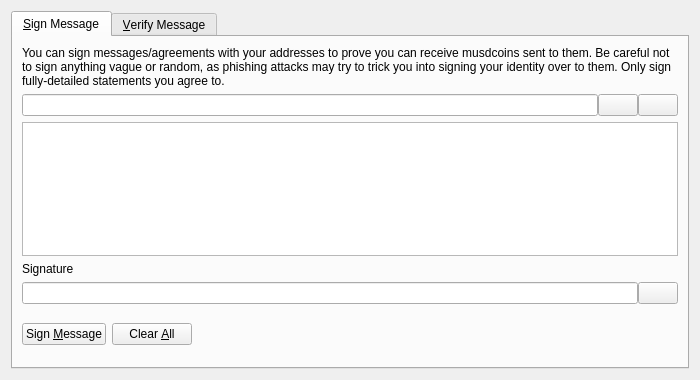
<?xml version="1.0" encoding="UTF-8"?>
<ui version="4.0">
 <class>SignVerifyMessageDialog</class>
 <widget class="QDialog" name="SignVerifyMessageDialog">
  <property name="geometry">
   <rect>
    <x>0</x>
    <y>0</y>
    <width>700</width>
    <height>380</height>
   </rect>
  </property>
  <property name="windowTitle">
   <string>Signatures - Sign / Verify a Message</string>
  </property>
  <property name="modal">
   <bool>true</bool>
  </property>
  <layout class="QVBoxLayout" name="verticalLayout">
   <item>
    <widget class="QTabWidget" name="tabWidget">
     <property name="currentIndex">
      <number>0</number>
     </property>
     <widget class="QWidget" name="tabSignMessage">
      <attribute name="title">
       <string>&amp;Sign Message</string>
      </attribute>
      <layout class="QVBoxLayout" name="verticalLayout_SM">
       <item>
        <widget class="QLabel" name="infoLabel_SM">
         <property name="text">
          <string>You can sign messages/agreements with your addresses to prove you can receive musdcoins sent to them. Be careful not to sign anything vague or random, as phishing attacks may try to trick you into signing your identity over to them. Only sign fully-detailed statements you agree to.</string>
         </property>
         <property name="textFormat">
          <enum>Qt::PlainText</enum>
         </property>
         <property name="wordWrap">
          <bool>true</bool>
         </property>
        </widget>
       </item>
       <item>
        <layout class="QHBoxLayout" name="horizontalLayout_1_SM">
         <property name="spacing">
          <number>0</number>
         </property>
         <item>
          <widget class="QValidatedLineEdit" name="addressIn_SM">
           <property name="toolTip">
            <string>The Musdcoin address to sign the message with</string>
           </property>
          </widget>
         </item>
         <item>
          <widget class="QPushButton" name="addressBookButton_SM">
           <property name="toolTip">
            <string>Choose previously used address</string>
           </property>
           <property name="text">
            <string/>
           </property>
           <property name="icon">
            <iconset resource="../bitcoin.qrc">
             <normaloff>:/icons/address-book</normaloff>:/icons/address-book</iconset>
           </property>
           <property name="shortcut">
            <string>Alt+A</string>
           </property>
           <property name="autoDefault">
            <bool>false</bool>
           </property>
          </widget>
         </item>
         <item>
          <widget class="QPushButton" name="pasteButton_SM">
           <property name="toolTip">
            <string>Paste address from clipboard</string>
           </property>
           <property name="text">
            <string/>
           </property>
           <property name="icon">
            <iconset resource="../bitcoin.qrc">
             <normaloff>:/icons/editpaste</normaloff>:/icons/editpaste</iconset>
           </property>
           <property name="shortcut">
            <string>Alt+P</string>
           </property>
           <property name="autoDefault">
            <bool>false</bool>
           </property>
          </widget>
         </item>
        </layout>
       </item>
       <item>
        <widget class="QPlainTextEdit" name="messageIn_SM">
         <property name="toolTip">
          <string>Enter the message you want to sign here</string>
         </property>
        </widget>
       </item>
       <item>
        <widget class="QLabel" name="signatureLabel_SM">
         <property name="text">
          <string>Signature</string>
         </property>
         <property name="textFormat">
          <enum>Qt::PlainText</enum>
         </property>
        </widget>
       </item>
       <item>
        <layout class="QHBoxLayout" name="horizontalLayout_2_SM">
         <property name="spacing">
          <number>0</number>
         </property>
         <item>
          <widget class="QLineEdit" name="signatureOut_SM">
           <property name="font">
            <font>
             <italic>true</italic>
            </font>
           </property>
           <property name="readOnly">
            <bool>true</bool>
           </property>
          </widget>
         </item>
         <item>
          <widget class="QPushButton" name="copySignatureButton_SM">
           <property name="toolTip">
            <string>Copy the current signature to the system clipboard</string>
           </property>
           <property name="text">
            <string/>
           </property>
           <property name="icon">
            <iconset resource="../bitcoin.qrc">
             <normaloff>:/icons/editcopy</normaloff>:/icons/editcopy</iconset>
           </property>
           <property name="autoDefault">
            <bool>false</bool>
           </property>
          </widget>
         </item>
        </layout>
       </item>
       <item>
        <layout class="QHBoxLayout" name="horizontalLayout_3_SM">
         <item>
          <widget class="QPushButton" name="signMessageButton_SM">
           <property name="toolTip">
            <string>Sign the message to prove you own this Musdcoin address</string>
           </property>
           <property name="text">
            <string>Sign &amp;Message</string>
           </property>
           <property name="icon">
            <iconset resource="../bitcoin.qrc">
             <normaloff>:/icons/edit</normaloff>:/icons/edit</iconset>
           </property>
           <property name="autoDefault">
            <bool>false</bool>
           </property>
          </widget>
         </item>
         <item>
          <widget class="QPushButton" name="clearButton_SM">
           <property name="toolTip">
            <string>Reset all sign message fields</string>
           </property>
           <property name="text">
            <string>Clear &amp;All</string>
           </property>
           <property name="icon">
            <iconset resource="../bitcoin.qrc">
             <normaloff>:/icons/remove</normaloff>:/icons/remove</iconset>
           </property>
           <property name="autoDefault">
            <bool>false</bool>
           </property>
          </widget>
         </item>
         <item>
          <spacer name="horizontalSpacer_1_SM">
           <property name="orientation">
            <enum>Qt::Horizontal</enum>
           </property>
           <property name="sizeHint" stdset="0">
            <size>
             <width>40</width>
             <height>48</height>
            </size>
           </property>
          </spacer>
         </item>
         <item>
          <widget class="QLabel" name="statusLabel_SM">
           <property name="font">
            <font>
             <weight>75</weight>
             <bold>true</bold>
            </font>
           </property>
           <property name="text">
            <string/>
           </property>
           <property name="wordWrap">
            <bool>true</bool>
           </property>
          </widget>
         </item>
         <item>
          <spacer name="horizontalSpacer_2_SM">
           <property name="orientation">
            <enum>Qt::Horizontal</enum>
           </property>
           <property name="sizeHint" stdset="0">
            <size>
             <width>40</width>
             <height>48</height>
            </size>
           </property>
          </spacer>
         </item>
        </layout>
       </item>
      </layout>
     </widget>
     <widget class="QWidget" name="tabVerifyMessage">
      <attribute name="title">
       <string>&amp;Verify Message</string>
      </attribute>
      <layout class="QVBoxLayout" name="verticalLayout_VM">
       <item>
        <widget class="QLabel" name="infoLabel_VM">
         <property name="text">
          <string>Enter the receiver's address, message (ensure you copy line breaks, spaces, tabs, etc. exactly) and signature below to verify the message. Be careful not to read more into the signature than what is in the signed message itself, to avoid being tricked by a man-in-the-middle attack. Note that this only proves the signing party receives with the address, it cannot prove sendership of any transaction!</string>
         </property>
         <property name="textFormat">
          <enum>Qt::PlainText</enum>
         </property>
         <property name="alignment">
          <set>Qt::AlignLeading|Qt::AlignLeft|Qt::AlignTop</set>
         </property>
         <property name="wordWrap">
          <bool>true</bool>
         </property>
        </widget>
       </item>
       <item>
        <layout class="QHBoxLayout" name="horizontalLayout_1_VM">
         <property name="spacing">
          <number>0</number>
         </property>
         <item>
          <widget class="QValidatedLineEdit" name="addressIn_VM">
           <property name="toolTip">
            <string>The Musdcoin address the message was signed with</string>
           </property>
          </widget>
         </item>
         <item>
          <widget class="QPushButton" name="addressBookButton_VM">
           <property name="toolTip">
            <string>Choose previously used address</string>
           </property>
           <property name="text">
            <string/>
           </property>
           <property name="icon">
            <iconset resource="../bitcoin.qrc">
             <normaloff>:/icons/address-book</normaloff>:/icons/address-book</iconset>
           </property>
           <property name="shortcut">
            <string>Alt+A</string>
           </property>
           <property name="autoDefault">
            <bool>false</bool>
           </property>
          </widget>
         </item>
        </layout>
       </item>
       <item>
        <widget class="QPlainTextEdit" name="messageIn_VM"/>
       </item>
       <item>
        <widget class="QValidatedLineEdit" name="signatureIn_VM"/>
       </item>
       <item>
        <layout class="QHBoxLayout" name="horizontalLayout_2_VM">
         <item>
          <widget class="QPushButton" name="verifyMessageButton_VM">
           <property name="toolTip">
            <string>Verify the message to ensure it was signed with the specified Musdcoin address</string>
           </property>
           <property name="text">
            <string>Verify &amp;Message</string>
           </property>
           <property name="icon">
            <iconset resource="../bitcoin.qrc">
             <normaloff>:/icons/transaction_0</normaloff>:/icons/transaction_0</iconset>
           </property>
           <property name="autoDefault">
            <bool>false</bool>
           </property>
          </widget>
         </item>
         <item>
          <widget class="QPushButton" name="clearButton_VM">
           <property name="toolTip">
            <string>Reset all verify message fields</string>
           </property>
           <property name="text">
            <string>Clear &amp;All</string>
           </property>
           <property name="icon">
            <iconset resource="../bitcoin.qrc">
             <normaloff>:/icons/remove</normaloff>:/icons/remove</iconset>
           </property>
           <property name="autoDefault">
            <bool>false</bool>
           </property>
          </widget>
         </item>
         <item>
          <spacer name="horizontalSpacer_1_VM">
           <property name="orientation">
            <enum>Qt::Horizontal</enum>
           </property>
           <property name="sizeHint" stdset="0">
            <size>
             <width>40</width>
             <height>48</height>
            </size>
           </property>
          </spacer>
         </item>
         <item>
          <widget class="QLabel" name="statusLabel_VM">
           <property name="font">
            <font>
             <weight>75</weight>
             <bold>true</bold>
            </font>
           </property>
           <property name="text">
            <string/>
           </property>
           <property name="wordWrap">
            <bool>true</bool>
           </property>
          </widget>
         </item>
         <item>
          <spacer name="horizontalSpacer_2_VM">
           <property name="orientation">
            <enum>Qt::Horizontal</enum>
           </property>
           <property name="sizeHint" stdset="0">
            <size>
             <width>40</width>
             <height>48</height>
            </size>
           </property>
          </spacer>
         </item>
        </layout>
       </item>
      </layout>
     </widget>
    </widget>
   </item>
  </layout>
 </widget>
 <customwidgets>
  <customwidget>
   <class>QValidatedLineEdit</class>
   <extends>QLineEdit</extends>
   <header>qvalidatedlineedit.h</header>
  </customwidget>
 </customwidgets>
 <resources>
  <include location="../bitcoin.qrc"/>
 </resources>
 <connections/>
</ui>
